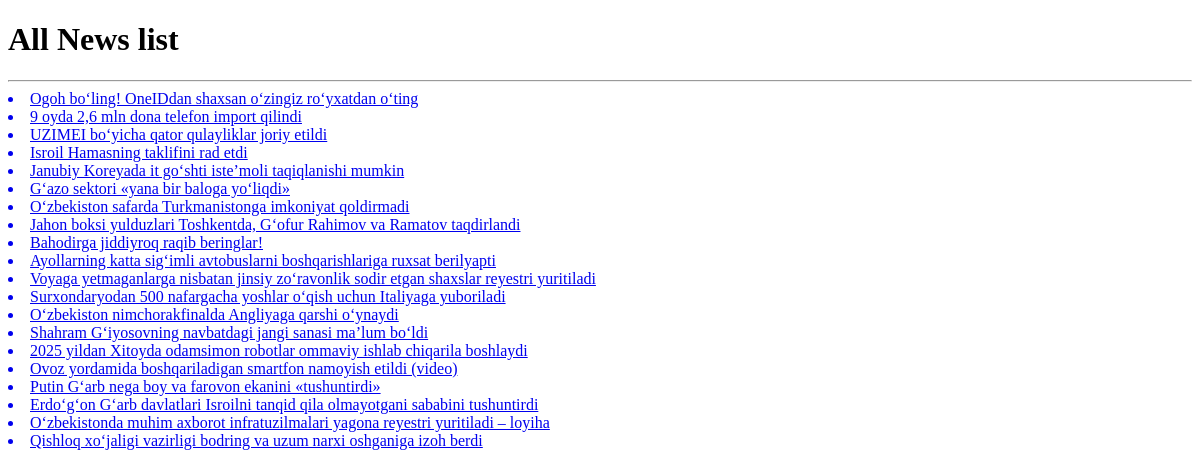
The app's page /yangiliklar/, older data.
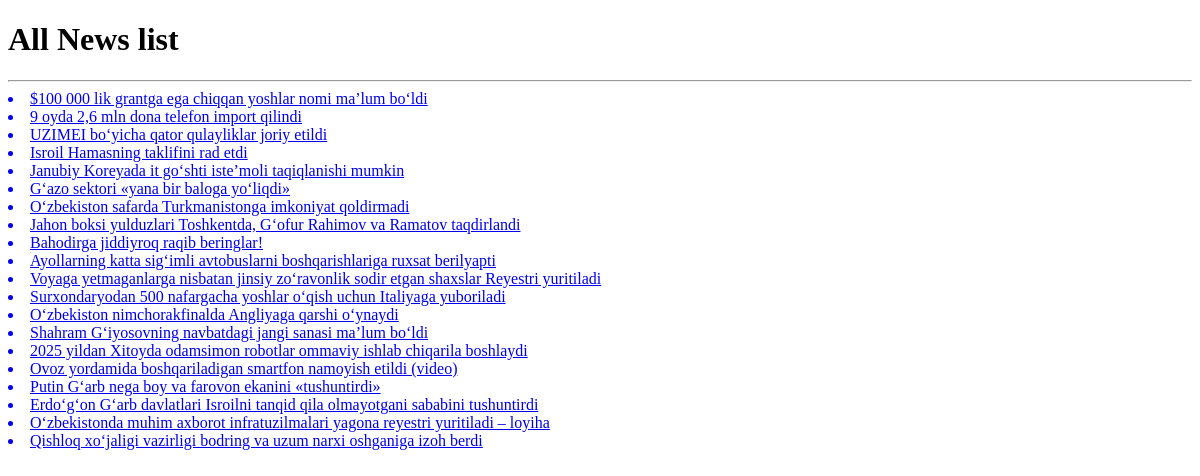
The same page, newer data.
### newsApp/models.py (models this page shows, shortened)
class News(models.Model):
    title = models.CharField(max_length=255)
    slug = models.SlugField(max_length=255)
    body = models.TextField()
    image = models.ImageField(upload_to='news')
    category = models.ForeignKey(Category, on_delete=models.CASCADE)
    publish_time = models.DateTimeField(default=timezone.now)
    created_time = models.DateTimeField(auto_now_add=True)
    updated_time = models.DateTimeField(auto_now=True)
    class Status(models.TextChoices):
        Draft = "DF", "Draft"
        Published = "PB", "Published"
    status = models.CharField(
        max_length=2,
        choices=Status.choices,
        default=Status.Draft
    )
    objects = models.Manager()
    published = PublishManager()
    class Meta:
        ordering = ["-publish_time"]

### newsApp/views.py (the view)
# urls.py: path('yangiliklar/', news_list, name="news-list"),
def news_list(request):
    news_list = News.published.all()
    context = {
        "news_list": news_list
    }
    return render(request, 'news/news_list.html', context=context)

### newsApp/context_processor.py (called while the page is built)
def latest_news(request):
    latest_news = News.published.all().order_by('-publish_time')[:10]
    context = {
        'latest_news': latest_news,
        'now_time': datetime.now().strftime(" %B %d, %Y"),
        'top_categories': Category.objects.all()[::-1][:10]
    }
    return context

### newsApp/models.py (called while the page is built)
    def get_queryset(self):
        return super().get_queryset().filter(status=News.Status.Published)

### templates/news/news_list.html (shortened to what this page needs)
<!DOCTYPE html>
<html lang="en">
<head>
</head>
<body>
<h1>
    All News list
</h1>
<hr>
{% for news in news_list %}
<a href="{% url 'news-detail' news.id %}">
    <li>
        {{news.title}}
    </li>
</a>
{% endfor %}
</body>
</html>

Row changes from the older to the newer data that the page shows:
removed News: title "Ogoh bo‘ling! OneIDdan shaxsan o‘zingiz ro‘yxatdan o‘ting"
added News: title "$100 000 lik grantga ega chiqqan yoshlar nomi ma’lum bo‘ldi"
changed News: title "Voyaga yetmaganlarga nisbatan jinsiy zo‘ravonlik sodir etgan shaxslar reyestri yuritiladi" → "Voyaga yetmaganlarga nisbatan jinsiy zo‘ravonlik sodir etgan shaxslar Reyestri yuritiladi"
